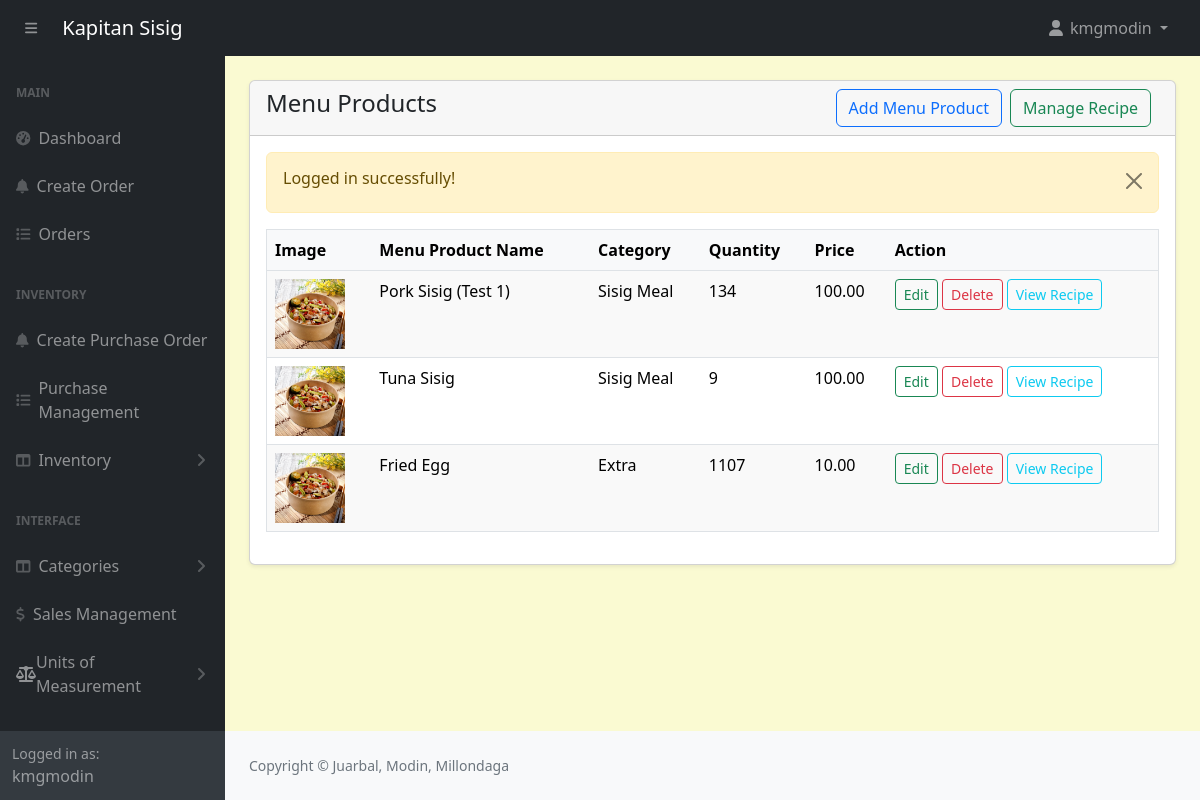
The page /admin/products.php (signed in) on the database as committed earlier.
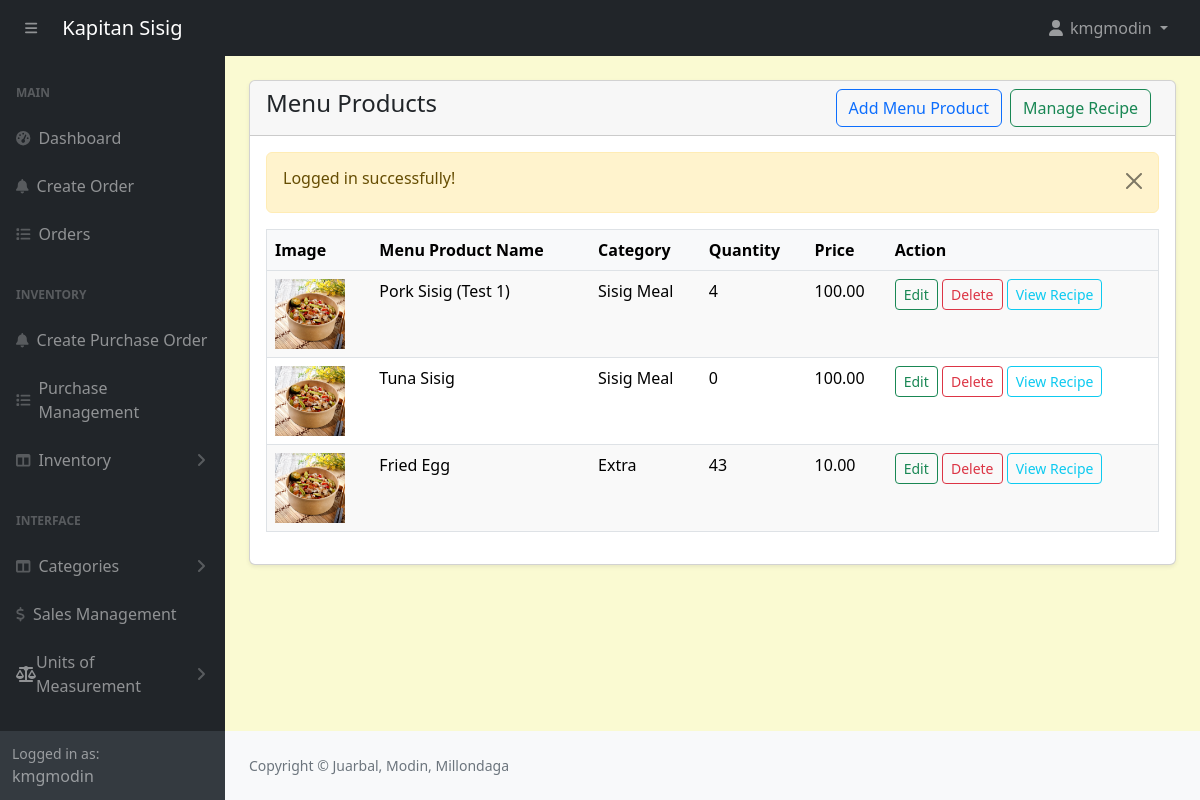
The same page on the database as committed later.
### tables this page shows
CREATE TABLE `products` (
  `id` int(11) NOT NULL,
  `category_id` int(11) NOT NULL,
  `productname` varchar(191) NOT NULL,
  `description` varchar(191) NOT NULL,
  `price` decimal(10,2) NOT NULL,
  `image` varchar(255) NOT NULL,
  `created_at` date NOT NULL DEFAULT current_timestamp(),
  `quantity` int(11) NOT NULL
);

CREATE TABLE `categories` (
  `id` int(11) NOT NULL,
  `name` varchar(191) NOT NULL,
  `status` tinyint(4) NOT NULL DEFAULT 0
);

### admin/products.php (the view, shortened to what this page needs)
<?php include('includes/header.php'); ?>
<div class="container-fluid px-4 pb-4">
    <div class="card mt-4 shadow-sm">
        <div class="card-header">
            <h4 class="mb-0">Menu Products
                <a href="recipes-add.php" class="btn btn-outline-success float-end me-2">Manage Recipe</a>
                <a href="products-create.php" class="btn btn-outline-primary float-end me-2">Add Menu Product</a>
            </h4>
        </div>
        <div class="card-body">
            <?php alertMessage(); ?>
            <?php
                $products = getAll('products');
                if (!$products) {
                    echo '<h4>Something went wrong.</h4>';
                } elseif (mysqli_num_rows($products) > 0) {
            ?>
            <div class="table-responsive">
                <table class="table" style="width: 100%; margin-bottom: 1rem; color: #000; border: 1px solid #dee2e6;">
                    <thead>
                        <tr style="background-color: #f8f9fa; color: #000;">
                            <th>Image</th>
                            <th>Menu Product Name</th>
                            <th>Category</th>
                            <th>Quantity</th>
                            <th>Price</th>
                            <th>Action</th>
                        </tr>
                    </thead>
                    <tbody>
                        <?php
                        $i = 0;
                        while ($productItem = mysqli_fetch_assoc($products)) :
                            $i++;
                            $productId = $productItem['id'];
                            $categoryId = $productItem['category_id'];
                            $categoryQuery = "SELECT name FROM categories WHERE id = '$categoryId'";
                            $categoryResult = mysqli_query($conn, $categoryQuery);
                            $categoryName = $categoryResult && mysqli_num_rows($categoryResult) > 0
                                            ? htmlspecialchars(mysqli_fetch_assoc($categoryResult)['name'])
                                            : "Unknown Category";
                            $recipeIngredientsQuery = "
                                SELECT ri.ingredient_id, ri.quantity AS recipe_quantity, i.quantity AS available_quantity, i.name AS ingredient_name
                                FROM recipe_ingredients ri
                                JOIN ingredients i ON ri.ingredient_id = i.id
                                WHERE ri.recipe_id = (SELECT id FROM recipes WHERE product_id = '$productId')
                            ";
                            $recipeIngredientsResult = mysqli_query($conn, $recipeIngredientsQuery);
                            $minServings = PHP_INT_MAX;
                            while ($ingredient = mysqli_fetch_assoc($recipeIngredientsResult)) {
                                $requiredQuantity = $ingredient['recipe_quantity'];
                                $availableQuantity = $ingredient['available_quantity'];
                                $possibleServings = floor($availableQuantity / $requiredQuantity);
                                if ($possibleServings < $minServings) {
                                    $minServings = $possibleServings;
                                }
                            }
                            $updateProductQuery = "
                                UPDATE products
                                SET quantity = '$minServings'
                                WHERE id = '$productId'
                            ";
                            mysqli_query($conn, $updateProductQuery);
                        ?>
                        <tr style="background-color: <?= $i % 2 == 0 ? '#fff' : '#f9f9f9'; ?>; border: 1px solid #dee2e6;">
                            <td><img src="../<?= htmlspecialchars($productItem['image']); ?>" style="width:70px;height:70px;" alt="product image" /></td>
                            <td><?= htmlspecialchars($productItem['productname']) ?></td>
                            <td><?= $categoryName ?></td>
                            <td><?= $minServings ?></td>
                            <td><?= htmlspecialchars($productItem['price']) ?></td>
                            <td>
                                <a href="products-edit.php?id=<?= $productItem['id'];?>" class="btn btn-outline-success btn-sm">Edit</a>
                                <a
                                    href="products-delete.php?id=<?= $productItem['id'];?>"
                                    class="btn btn-outline-danger btn-sm"
                                    onclick="return confirm('Are you sure you want to delete this product?')">
                                    Delete
                                </a>
                                <a
                                    href="recipe-view.php?id=<?= $productItem['id'];?>"
                                    class="btn btn-outline-info btn-sm">
                                    View Recipe
                                </a>
                            </td>
                        </tr>
                        <?php endwhile; ?>
                    </tbody>
                </table>
            </div>
            <?php
                } else {
                    echo '<h4 class="mb-0">No record found.</h4>';
                }
            ?>
        </div>
    </div>
</div>
<?php include('includes/footer.php'); ?>

### admin/includes/header.php (shortened to what this page needs)
<?php
require '../config/function.php';
?>
<!DOCTYPE html>
<html lang="en">
    <head>
        <link href="assets/css/styles.css" rel="stylesheet" />
        <link rel="stylesheet" href="//cdn.jsdelivr.net/npm/alertifyjs@1.14.0/build/css/themes/default.min.css"/>
        <link rel="stylesheet" href="//cdn.jsdelivr.net/npm/alertifyjs@1.14.0/build/css/alertify.min.css"/>
        <link href="https://cdn.jsdelivr.net/npm/select2@4.1.0-rc.0/dist/css/select2.min.css" rel="stylesheet" />
        <link rel="stylesheet" href="assets/css/custom.css">
    </head>
    <body class="sb-nav-fixed">
    <?php include('navbar.php'); ?>
      <div id="layoutSidenav">
        <?php include('sidebar.php'); ?>
          <div id="layoutSidenav_content">
            <main>

### admin/includes/navbar.php (shortened to what this page needs)
<nav class="sb-topnav navbar navbar-expand navbar-dark bg-dark">
            <button class="btn btn-link btn-sm order-1 order-lg-0 me-4 me-lg-0" id="sidebarToggle" href="#!"><i class="fas fa-bars ps-3"></i></button>
            <a class="navbar-brand ps-3" href="index.html">Kapitan Sisig</a>
            <ul class="navbar-nav ms-auto ms-md-0 me-3 me-lg-4">
                <li class="nav-item dropdown">
                    <a class="nav-link dropdown-toggle" id="navbarDropdown" href="#" role="button" data-bs-toggle="dropdown" aria-expanded="false">
                        <i class="fas fa-user fa-fw"></i>
                        <?= $_SESSION['loggedInUser']['username']; ?>
                    </a>
                </li>
            </ul>
        </nav>

### admin/includes/sidebar.php (shortened to what this page needs)
<div id="layoutSidenav_nav">
    <nav class="sb-sidenav accordion sb-sidenav-dark" id="sidenavAccordion">
        <div class="sb-sidenav-menu">
            <div class="nav">
                <div class="sb-sidenav-menu-heading">Main</div>
                <a class="nav-link" href="index.php">
                    <div class="sb-nav-link-icon"><i class="fas fa-tachometer-alt"></i></div>
                    Dashboard
                </a>
                <a class="nav-link" href="order-create.php">
                    <div class="sb-nav-link-icon"><i class="fas fa-bell"></i></div>
                    Create Order
                </a>
                <a class="nav-link" href="orders.php">
                    <div class="sb-nav-link-icon"><i class="fas fa-list"></i></div>
                    Orders
                </a>
                <div class="sb-sidenav-menu-heading">Inventory</div>
                <?php if ($_SESSION['loggedInUser']['position'] == 1): ?>
                    <a class="nav-link" href="purchase-order-select-supplier.php">
                        <div class="sb-nav-link-icon"><i class="fas fa-bell"></i></div>
                        Create Purchase Order
                    </a>
                    <a class="nav-link" href="purchase-orders.php">
                        <div class="sb-nav-link-icon"><i class="fas fa-list"></i></div>
                        Purchase Management
                    </a>
                <?php endif; ?>
                <a class="nav-link collapsed" href="#" data-bs-toggle="collapse" data-bs-target="#collapseInventory" aria-expanded="false" aria-controls="collapseInventory">
                    <div class="sb-nav-link-icon"><i class="fas fa-columns"></i></div>
                    Inventory
                    <div class="sb-sidenav-collapse-arrow"><i class="fas fa-angle-down"></i></div>
                </a>
                <div class="sb-sidenav-menu-heading">Interface</div>
                <?php if ($_SESSION['loggedInUser']['position'] == 1): ?>
                <a class="nav-link collapsed" href="#" data-bs-toggle="collapse" data-bs-target="#collapseCategory" aria-expanded="false" aria-controls="collapseCategory">
                    <div class="sb-nav-link-icon"><i class="fas fa-columns"></i></div>
                    Categories
                    <div class="sb-sidenav-collapse-arrow"><i class="fas fa-angle-down"></i></div>
                </a>
                <?php endif; ?>
                <a class="nav-link" href="sales.php">
                    <div class="sb-nav-link-icon"><i class="fas fa-dollar-sign"></i></div>
                    Sales Management
                </a>
                <li class="nav-item">
                    <a class="nav-link collapsed" href="#" data-bs-toggle="collapse" data-bs-target="#collapseUnits" aria-expanded="false" aria-controls="collapseUnits">
                        <i class="fas fa-balance-scale"></i>
                        <span>Units of Measurement</span>
                        <div class="sb-sidenav-collapse-arrow"><i class="fas fa-angle-down"></i></div>
                    </a>
                </li>
                <?php if ($_SESSION['loggedInUser']['position'] == 1): ?>
                    <div class="sb-sidenav-menu-heading">Manage Staff</div>
                <?php endif; ?>
            </div>
        </div>
        <div class="sb-sidenav-footer">
            <div class="small">Logged in as:</div>
            <?= $_SESSION['loggedInUser']['username']; ?>
        </div>
    </nav>
</div>

### config/function.php (shortened to what this page needs)
<?php
require 'dbcon.php';
function validate($inputData){
    global $conn;
    $validatedData = mysqli_real_escape_string($conn, $inputData);
    return trim($validatedData);
}
function alertMessage(){
    if (isset($_SESSION['message'])) {
        echo '<div class="alert alert-warning alert-dismissible fade show" role="alert">
            <h6>'.htmlspecialchars($_SESSION['message']).'</h6>
            <button type="button" class="btn-close" data-bs-dismiss="alert" aria-label="Close"></button>
          </div>';
    }
}
function getAll($tableName, $status = NULL){
    global $conn;
    $table = validate($tableName);
    $status = validate($status);
    $query = ($status == 'status') ? "SELECT * FROM $table WHERE $status = '0'" : "SELECT * FROM $table";
    return mysqli_query($conn, $query);
}
?>

### admin/includes/footer.php (shortened to what this page needs)
</main>
                <footer class="py-4 bg-light mt-auto">
                    <div class="container-fluid px-4">
                        <div class="d-flex align-items-center justify-content-between small">
                            <div class="text-muted">Copyright &copy; Juarbal, Modin, Millondaga</div>
                        </div>
                    </div>
                </footer>
            </div>
        </div>
    </body>
</html>

### admin/assets/css/custom.css (style rules this page uses)
body { margin: 0; font-family: system-ui, -apple-system, "Segoe UI", Roboto, "Helvetica Neue", "Noto Sans", "Liberation Sans", Arial, sans-serif; font-size: 1rem; font-weight: 400; line-height: 1.5; color: #212529; text-align: left; background-color: #FAFAD2; -webkit-text-size-adjust: 100%; -webkit-tap-highlight-color: rgba(0, 0, 0, 0); }

Rows that differ between the two databases and show on the page:
changed products "Pork Sisig (Test 1)": minServings "134" → "4"
changed products "Tuna Sisig": minServings "9" → "0"
changed products "Fried Egg": minServings "1107" → "43"
